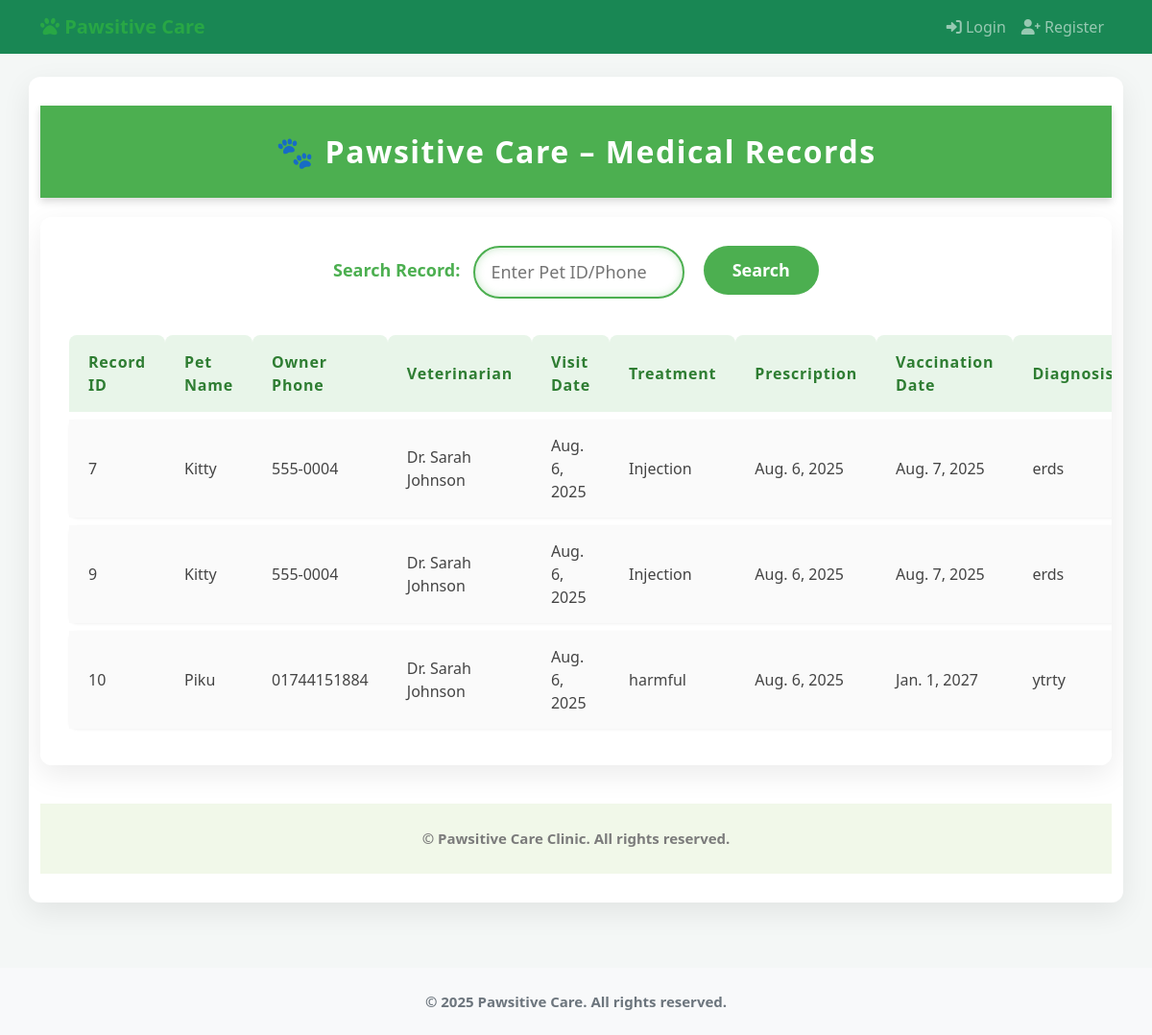
Page /records/ on the earlier database version.
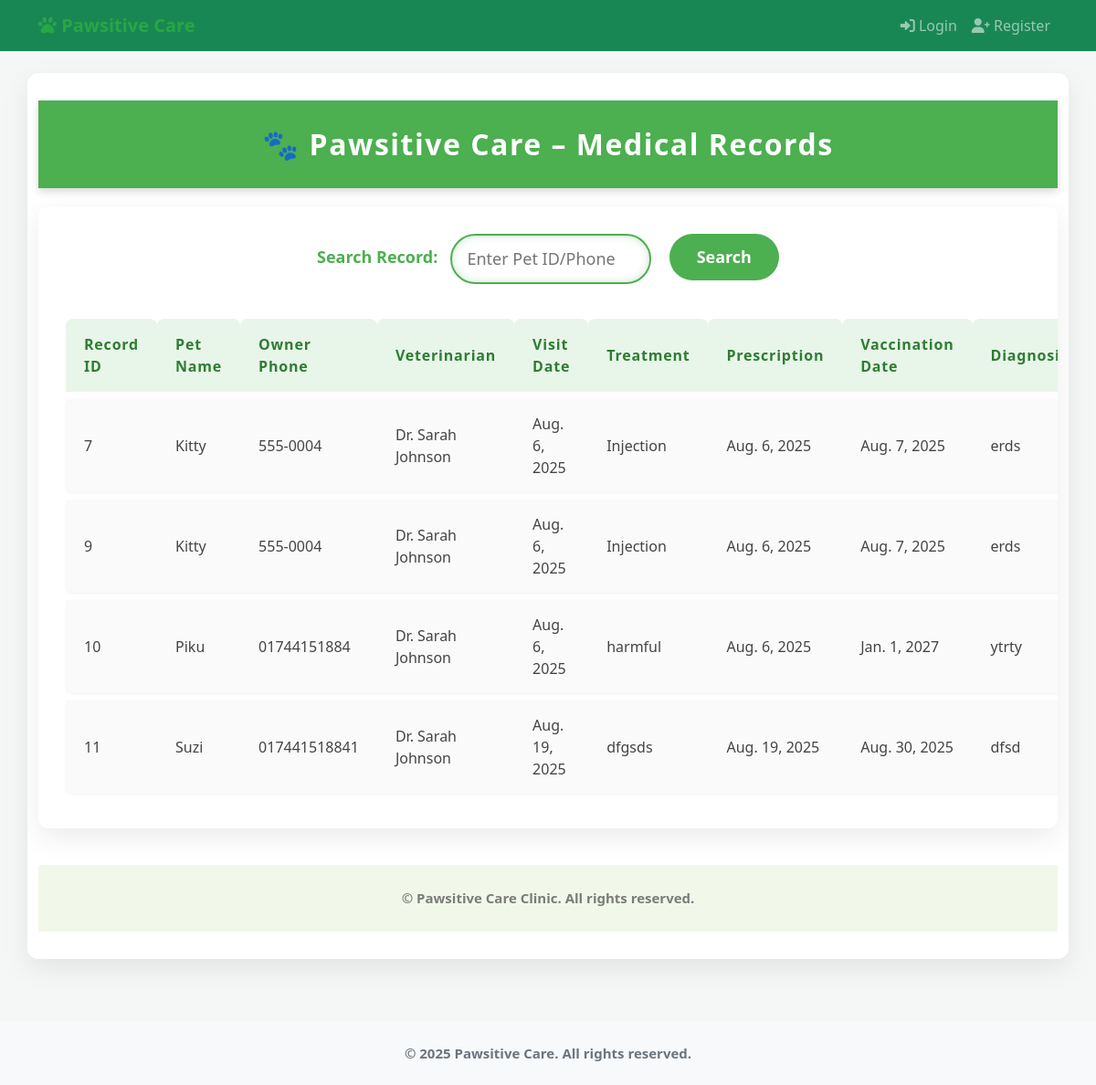
Same page on the later database version.
### records/models.py (models this page shows, shortened)
class PetsMedicalRecord(models.Model):
    record_id = models.AutoField(primary_key=True)
    pet = models.ForeignKey(pet_models.Pet, on_delete=models.CASCADE,related_name='pets_medical_records')
    vaterian = models.ForeignKey(settings.AUTH_USER_MODEL, on_delete=models.CASCADE, related_name='pets_medical_records_vaterian')
    visit_date = models.DateField()
    treatment = models.CharField(max_length=100)
    prescription = models.DateField()
    vaccination_date = models.DateField()
    diagnosis = models.TextField()
    notes = models.TextField()
    created_at = models.DateTimeField(auto_now_add=True)

### pets/models.py (models this page shows, shortened)
class Pet(models.Model):
    SPECIES_CHOICES = [
        ('DOG', 'Dog'),
        ('CAT', 'Cat'),
        ('BIRD', 'Bird'),
        ('RABBIT', 'Rabbit'),
        ('HAMSTER', 'Hamster'),
        ('GUINEA_PIG', 'Guinea Pig'),
        ('FISH', 'Fish'),
        ('TURTLE', 'Turtle'),
        ('SNAKE', 'Snake'),
        ('LIZARD', 'Lizard'),
        ('FERRET', 'Ferret'),
        ('HORSE', 'Horse'),
        ('CHICKEN', 'Chicken'),
        ('PARROT', 'Parrot'),
        ('OTHER', 'Other'),
    ]
    GENDER_CHOICES = [
        ('M', 'Male'),
        ('F', 'Female'),
        ('U', 'Unknown'),
    ]
    name = models.CharField(max_length=100)
    species = models.CharField(max_length=10, choices=SPECIES_CHOICES)
    breed = models.CharField(max_length=100, blank=True)
    age = models.IntegerField(help_text="Age in years", null=True, blank=True)
    gender = models.CharField(max_length=1, choices=GENDER_CHOICES, default='U')
    weight = models.DecimalField(max_digits=5, decimal_places=2, null=True, blank=True)
    color = models.CharField(max_length=50, blank=True)
    microchip_id = models.CharField(max_length=50, blank=True, unique=True)
    owner = models.ForeignKey(settings.AUTH_USER_MODEL, on_delete=models.CASCADE, related_name='pets')
    medical_conditions = models.TextField(blank=True)
    special_notes = models.TextField(blank=True)
    vaccination_status = models.CharField(
        max_length=20,
        choices=[
            ('UP_TO_DATE', 'Up to Date'),
            ('DUE_SOON', 'Due Soon'),
            ('OVERDUE', 'Overdue'),
            ('UNKNOWN', 'Unknown')
        ],
        default='UNKNOWN',
        help_text="Current status of pet's vaccinations"
    )
    created_at = models.DateTimeField(auto_now_add=True)
    updated_at = models.DateTimeField(auto_now=True)
    is_active = models.BooleanField(default=True)
    objects = PetQuerySet.as_manager()
    observers = []
    class Meta:
        ordering = ['-created_at']
        indexes = [
            models.Index(fields=['name']),
            models.Index(fields=['owner']),
            models.Index(fields=['species']),
        ]

### accounts/models.py (models this page shows, shortened)
class CustomUser(AbstractUser):
    ROLE_CHOICES = [
        ('admin', 'Admin'),
        ('vet', 'Veterinarian'),
        ('staff', 'Staff'),
        ('client', 'Client'),
    ]
    phone = models.CharField(max_length=20, blank=False)
    address = models.TextField(blank=False)
    role = models.CharField(max_length=10, choices=ROLE_CHOICES, default='client')

### records/views.py (the view)
# urls.py: path('', views.view_records, name='view_records'),
def view_records(request):
    query = request.GET.get('query')
    records = PetsMedicalRecord.objects.all()
    if query:
        records = records.filter(
            Q(pet__id__iexact=query) |
            Q(pet__owner__phone__icontains=query)
        )
    context = {
        'records': records,
        'title': 'All Medical Records',
    }
    return render(request, 'view_records.html', context)

### petmedia/context_processors.py (called while the page is built)
def recent_blog_posts(request):
    try:
        recent_posts = repo_manager.posts.get_recent_posts(limit=3)
        return {'recent_blog_posts': recent_posts}
    except Exception:
        return {'recent_blog_posts': []}

def blog_stats(request):
    try:
        if request.user.is_authenticated:
            user_posts_count = repo_manager.posts.get_by_author(request.user).count()
            return {'user_blog_posts_count': user_posts_count}
        return {'user_blog_posts_count': 0}
    except Exception:
        return {'user_blog_posts_count': 0}

### petmedia/patterns/repository.py (called while the page is built)
    def get_recent_posts(self, limit: int = 10) -> QuerySet['BlogPost']:
        return self.model.objects.filter(
            is_published=True
        ).order_by('-created_at')[:limit].select_related('author', 'category', 'related_pet')

    @property
    def posts(self) -> BlogPostRepository:
        if self._post_repo is None:
            self._post_repo = BlogPostRepository()
        return self._post_repo

### records/templates/view_records.html (shortened to what this page needs)
{% extends 'accounts/base.html' %}
{% block content %}
</head>
<body>
<header>
  🐾 Pawsitive Care – Medical Records
</header>
<main>
  <form method="get" class="search-form" onsubmit="return validateSearch()">
    <label for="pet_id">Search Record:</label>
    <input type="number" name="query" id="query" placeholder="Enter Pet ID/Phone Number" min="1" />
    <button type="submit">Search</button>
  </form>
  {% if records %}
  <table class="records-table" id="recordsTable">
    <thead>
      <tr>
        <th>Record ID</th>
        <th>Pet Name</th>
        <th>Owner Phone</th>
        <th>Veterinarian</th>
        <th>Visit Date</th>
        <th>Treatment</th>
        <th>Prescription</th>
        <th>Vaccination Date</th>
        <th>Diagnosis</th>
      </tr>
    </thead>
    <tbody>
      {% for record in records %}
      <tr data-id="{{ record.record_id }}" onclick="goToDetail(this)" tabindex="0" onkeypress="handleKeyPress(event, this)">
        <td>{{ record.record_id }}</td>
        <td>{{ record.pet.name }}</td>
        <td>{{ record.pet.owner.phone}}</td>
        <td>{{ record.vaterian.get_full_name|default:record.vaterian.username }}</td>
        <td>{{ record.visit_date }}</td>
        <td>{{ record.treatment }}</td>
        <td>{{ record.prescription }}</td>
        <td>{{ record.vaccination_date }}</td>
        <td>{{ record.diagnosis }}</td>
      </tr>
      {% endfor %}
    </tbody>
  </table>
  {% else %}
  <div class="no-records">
    No medical records found.
  </div>
  {% endif %}
</main>
<footer>
  &copy; {{ now|date:"Y" }} Pawsitive Care Clinic. All rights reserved.
</footer>
</body>
</html>
{% endblock %}

Differences in the rows shown:
added PetsMedicalRecord: record_id "11", pet.name "Suzi", pet.owner.phone "017441518841", vaterian.get_full_name "Dr. Sarah Johnson", visit_date "Aug. 19, 2025", treatment "dfgsds", prescription "Aug. 19, 2025", vaccination_date "Aug. 30, 2025", diagnosis "dfsd"
